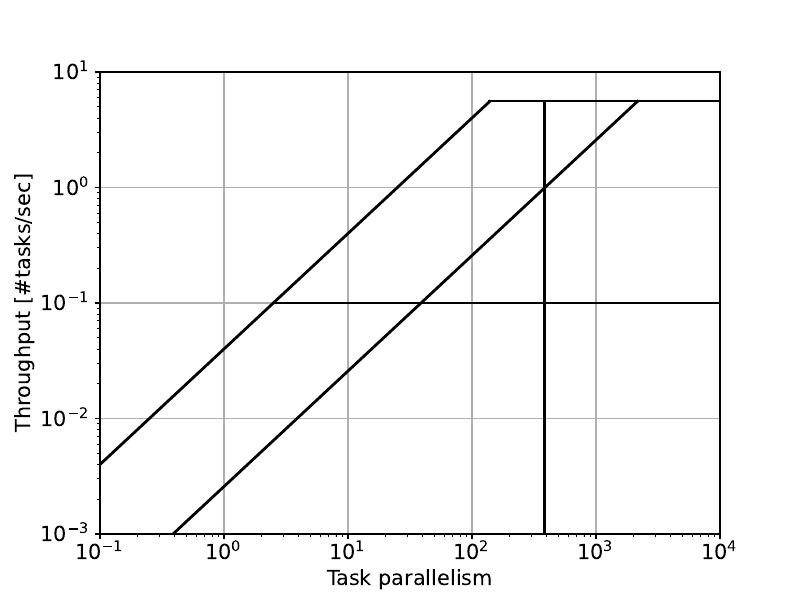

This chart was generated by the following Python code:
import numpy as np
import matplotlib.pyplot as plt
import sys
import math

font = { 'size'   : 15}
plt.rc('font', **font)


#bandwidth= [1, 3.5,6.5, 100]
smemroofs = [120] #, 200,1000/3.5, 1000/6.5, 1000/100, 1000/20]
#smemroofs = [120, 200,1000/3.5, 1000/6.5, 1000/100, 1000/20]
smem_roof_name = ['quanta=256KB','quanta=4KB','quanta=32B','quanta=8B']




colors = ['blue','red','green','m','red','c']
styles = ['o','s','v','^','D',">","<","*","h","H","+","1","2","3","4","8","p","d","|","_",".",","]

fig = plt.figure(1,figsize=(8,6))
plt.clf()
ax = fig.gca()
ax.set_xscale('log')
ax.set_yscale('log')
ax.set_xlabel('Task parallelism')
ax.set_ylabel('Throughput [#tasks/sec]')

nx = 1000
xmin = -1
xmax = 4
ymin = 0.001
ymax = 10

scalingFactorForRoofs=1

ax.set_xlim(10**xmin, 10**xmax)
ax.set_ylim(ymin, ymax)

ixx = int(nx*0.02)
xlim = ax.get_xlim()
ylim = ax.get_ylim()

scomp_x_elbow = []
scomp_ix_elbow = []
smem_x_elbow = []
smem_ix_elbow = []

x = np.logspace(xmin,xmax,nx)
#for roof in scomproofs:
#   for ix in range(1,nx):
#        if (x[ix])/smemroofs[0] >= roof and (x[ix-1])/smemroofs[0] < roof:
#            scomp_x_elbow.append(x[ix-1])
#            scomp_ix_elbow.append(ix-1)
#            break
#    #print(scomp_x_elbow)
#
#for roof in smemroofs:
#    for ix in range(1,nx):
#        if (scomproofs[0] <= (x[ix])/roof) and (scomproofs[0] > ( x[ix-1])/roof):
#            smem_x_elbow.append(x[ix-1])
#            smem_ix_elbow.append(ix-1)
#            break
#    #print(scomp_x_elbow)
#
#for i in range(0,len(scomproofs)):
#    roof = scomproofs[i]
#    y = np.ones(len(x)) * roof / scalingFactorForRoofs
#    ax.plot(x[scomp_ix_elbow[i]:],y[scomp_ix_elbow[i]:],c='k',ls='--',lw='2')
#
#for i in range(0,len(smemroofs)):
#    roof = smemroofs[i]
#    y = ((x)/roof) / scalingFactorForRoofs
#    ax.plot(x[:smem_ix_elbow[i]+1],y[:smem_ix_elbow[i]+1],c='k',ls='--',lw='2')

system_plot=1
if system_plot==1:
    TaskNum=5
    data=1000
    #achieved_bandwidth=[(512/(6555))] #6.5,3.5]
    #achieved_bandwidth=[5/(1000/(6555/5))] #6.5,3.5]
    achieved_bandwidth=[((1000/8)/(204.8*2))] #6.5,3.5]
    #achieved_bandwidth=[25,3.5] #6.5,3.5]
    smemroofs=[]
    scomproofs=[]
    scomp_x_elbow=[]
    scomp_ix_elbow=[]

    Cores_per_task=1024
    CPU_HARDWARE=3072
    GPU_NODE=1536+256
    MEM_NODE=1000
    BURST_BUFFER_N0DE=(1.7*1000)/6.5
    PARA_LIMIT=math.floor(CPU_HARDWARE/(1024/128))

    print(PARA_LIMIT)

    for ab in range(0,len(achieved_bandwidth)):
        smemroofs=[]
        scomproofs=[]
        scomp_x_elbow=[]
        scomp_ix_elbow=[]
        smem_x_elbow=[]
        smem_ix_elbow=[]

        #scomproofs.append(5/(1000/(100)))
        #scomproofs.append(5/(1000/(2.6*8)))

        #scomproofs.append(5/(1000/(20)))
        #scomproofs.append(5/(1000/((2.6*8)/5)))

        #scomproofs.append(5/(1000/((2.6*8)/5)))
        #scomproofs.append(5/(1000/(4.16)))
        #scomproofs.append(5/120)
        #latency=data/achieved_bandwidth[ab]
        #peak_throughput_node=5/latency
        smemroofs.append(1/(1/25))
        smemroofs.append(1/(0.1/(9.7*4)))

        scomproofs.append(1/(1000/(5600)))
        scomproofs.append(1/(1000/(100)))
        #scomproofs.append(5/(1000/(100)))
        #scomproofs.append(5/(1000/(100)))
        #scomproofs.append(5/(1000/(25/5)))
        #scomproofs.append(5/(1000/6.5))

        #scomproofs.append(5/(1000/(12.5)))
        #scomproofs.append(5/(1000/(0.125)))


        for roof in scomproofs:
            for ix in range(1,nx):
                if (x[ix])/smemroofs[0] >= roof and (x[ix-1])/smemroofs[0] < roof:
                    scomp_x_elbow.append(x[ix-1])
                    scomp_ix_elbow.append(ix-1)
                    break
        print(scomp_x_elbow)
        print(roof)
        print(smemroofs[0])

        for roof in smemroofs:
            for ix in range(1,nx):
                if (scomproofs[0] <= (x[ix])/roof) and (scomproofs[0] > ( x[ix-1])/roof):
                #if (MEM_NODE/roof <= (x[ix])/roof) and (MEM_NODE/roof > ( x[ix-1])/roof):
                    smem_x_elbow.append(x[ix-1])
                    smem_ix_elbow.append(ix-1)
                    break
            #print(scomp_x_elbow)

        for i in range(0,len(scomproofs)):
            roof = scomproofs[i]
            y = np.ones(len(x)) * roof / scalingFactorForRoofs
            ax.plot(x[scomp_ix_elbow[i]:],y[scomp_ix_elbow[i]:],c='k',ls='-',lw='2')

        for i in range(0,len(smemroofs)):
            roof = smemroofs[i]
            y = ((x)/roof) / scalingFactorForRoofs
            ax.plot(x[:smem_ix_elbow[i]+1],y[:smem_ix_elbow[i]+1],c='k',ls='-',lw='2')



para_plot=1
if para_plot==1:

    plt.vlines(x = PARA_LIMIT, ymin = ymin, ymax =scomproofs[0] ,color='k',ls='-',lw=2)
    #plt.axvline(x = PARA_LIMIT , color = 'k')

    #PARA_LIMIT=MEM_NODE
    #print(PARA_LIMIT)
    #plt.axvline(x = PARA_LIMIT , color = 'r')

    #PARA_LIMIT=BURST_BUFFER_N0DE
    #print(PARA_LIMIT)
    #plt.axvline(x = BURST_BUFFER_N0DE , color = 'b')



ax.grid(True)
marker_handles = list()

plt.savefig('example.pdf')
